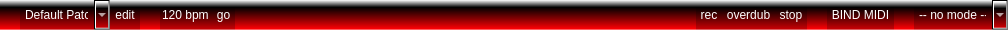
<?xml version="1.0" encoding="UTF-8"?>
<ui version="4.0">
 <class>LiveBar</class>
 <widget class="QWidget" name="LiveBar">
  <property name="geometry">
   <rect>
    <x>0</x>
    <y>0</y>
    <width>1008</width>
    <height>30</height>
   </rect>
  </property>
  <property name="minimumSize">
   <size>
    <width>0</width>
    <height>30</height>
   </size>
  </property>
  <property name="maximumSize">
   <size>
    <width>16777215</width>
    <height>30</height>
   </size>
  </property>
  <property name="windowTitle">
   <string>Form</string>
  </property>
  <layout class="QHBoxLayout" name="horizontalLayout_2">
   <property name="spacing">
    <number>0</number>
   </property>
   <property name="margin">
    <number>0</number>
   </property>
   <item>
    <widget class="QWidget" name="header" native="true">
     <property name="maximumSize">
      <size>
       <width>16777215</width>
       <height>30</height>
      </size>
     </property>
     <property name="styleSheet">
      <string notr="true">QWidget#header {
	background-color: qlineargradient(spread:pad, x1:0, y1:0, x2:0, y2:1, stop:0 rgba(255, 255, 255, 255), stop:0.243243 rgba(0, 0, 0, 255), stop:0.972973 rgba(255, 0, 4, 255), stop:1 rgba(255, 255, 255, 255));
    height: 30;
}</string>
     </property>
     <layout class="QHBoxLayout" name="horizontalLayout">
      <property name="spacing">
       <number>0</number>
      </property>
      <property name="margin">
       <number>0</number>
      </property>
      <item>
       <spacer name="horizontalSpacer_2">
        <property name="orientation">
         <enum>Qt::Horizontal</enum>
        </property>
        <property name="sizeType">
         <enum>QSizePolicy::Fixed</enum>
        </property>
        <property name="sizeHint" stdset="0">
         <size>
          <width>20</width>
          <height>20</height>
         </size>
        </property>
       </spacer>
      </item>
      <item>
       <widget class="live_widgets::ComboBox" name="comboBox_patch">
        <property name="minimumSize">
         <size>
          <width>0</width>
          <height>30</height>
         </size>
        </property>
        <property name="toolTip">
         <string>Different patches can have different inputs, tracks,
tools, keys, tempos and MIDI bindings.
Bind a MIDI key to this menu to
switch between patches on the fly.</string>
        </property>
        <property name="styleSheet">
         <string notr="true">QComboBox {
	background-color: qlineargradient(spread:pad, x1:0, y1:0, x2:0, y2:1, stop:0 rgba(255, 255, 255, 255), stop:0.243243 rgba(0, 0, 0, 255), stop:0.972973 rgba(200, 0, 4, 255), stop:1 rgba(255, 255, 255, 255));

	color: rgb(255, 255, 255);
    border-radius:0;
    border-style: groove;
    border-right-width:0;
    border-top-width:0;
    border-bottom-width:0;
    border-left-width:0;
	border-color: white;
    outline: none;
}

QComboBox:hover {
  
	background-color: qlineargradient(spread:pad, x1:0, y1:0, x2:0, y2:1, stop:0 rgba(255, 255, 255, 255), stop:0.243243 rgba(255, 255, 255, 255), stop:0.972973 rgba(255, 0, 4, 255), stop:1 rgba(255, 255, 255, 255));
    color: black;

}</string>
        </property>
        <property name="editable">
         <bool>false</bool>
        </property>
        <property name="insertPolicy">
         <enum>QComboBox::InsertAtCurrent</enum>
        </property>
        <item>
         <property name="text">
          <string>Default Patch</string>
         </property>
        </item>
        <item>
         <property name="text">
          <string>New Patch...</string>
         </property>
        </item>
       </widget>
      </item>
      <item>
       <widget class="live_widgets::ToolButton" name="toolButton_patchEdit">
        <property name="toolTip">
         <string>Rename the current patch.</string>
        </property>
        <property name="styleSheet">
         <string notr="true">QToolButton {
    height:30;
	background-color: qlineargradient(spread:pad, x1:0, y1:0, x2:0, y2:1, stop:0 rgba(255, 255, 255, 255), stop:0.243243 rgba(0, 0, 0, 255), stop:0.972973 rgba(200, 0, 4, 255), stop:1 rgba(255, 255, 255, 255));

	color: rgb(255, 255, 255);
    border-radius:0;
    border-style: groove;
    border-right-width:0;
    border-top-width:0;
    border-bottom-width:0;
    border-left-width:0;
	border-color: white;
    outline: none;
}

QToolButton:hover {
  
	background-color: qlineargradient(spread:pad, x1:0, y1:0, x2:0, y2:1, stop:0 rgba(255, 255, 255, 255), stop:0.243243 rgba(255, 255, 255, 255), stop:0.972973 rgba(255, 0, 4, 255), stop:1 rgba(255, 255, 255, 255));
    color: black;

}

QToolButton::checked {
	background-color: qlineargradient(spread:pad, x1:0, y1:0, x2:0, y2:1, stop:0 rgba(125, 125, 125, 125), stop:0.243243 rgba(0, 0, 0, 255), stop:0.972973 rgba(125, 0, 2, 255), stop:1 rgba(255, 255, 255, 255));

	color: rgb(255, 255, 255);
    border-radius:0;
    border-style: groove;
    border-right-width:0;
    border-top-width:0;
    border-bottom-width:0;
    border-left-width:0;
	border-color: white;
    outline: none;
}</string>
        </property>
        <property name="text">
         <string>edit</string>
        </property>
        <property name="icon">
         <iconset resource="../creator-live/Icons/Icons.qrc">
          <normaloff>:/icons/cl-add-setup.png</normaloff>:/icons/cl-add-setup.png</iconset>
        </property>
       </widget>
      </item>
      <item>
       <spacer name="horizontalSpacer_3">
        <property name="orientation">
         <enum>Qt::Horizontal</enum>
        </property>
        <property name="sizeType">
         <enum>QSizePolicy::Fixed</enum>
        </property>
        <property name="sizeHint" stdset="0">
         <size>
          <width>20</width>
          <height>20</height>
         </size>
        </property>
       </spacer>
      </item>
      <item>
       <widget class="live_widgets::MetroSpinbox" name="spinBox_bpm">
        <property name="minimumSize">
         <size>
          <width>0</width>
          <height>30</height>
         </size>
        </property>
        <property name="maximumSize">
         <size>
          <width>16777215</width>
          <height>30</height>
         </size>
        </property>
        <property name="toolTip">
         <string>Set the tempo, in beats per minute. Besides helping you to maintain a tempo,
the metronome allows you to start recording, playing or looping on the beat.</string>
        </property>
        <property name="styleSheet">
         <string notr="true">QSpinBox {
    height:30;
	background-color: qlineargradient(spread:pad, x1:0, y1:0, x2:0, y2:1, stop:0 rgba(255, 255, 255, 255), stop:0.243243 rgba(0, 0, 0, 255), stop:0.972973 rgba(200, 0, 4, 255), stop:1 rgba(255, 255, 255, 255));

	color: rgb(255, 255, 255);
    border-radius:0;
    border-style: groove;
    border-right-width:0;
    border-top-width:0;
    border-bottom-width:0;
    border-left-width:0;
	border-color: white;
    outline: none;
}

QSpinBox:hover {
  
	background-color: qlineargradient(spread:pad, x1:0, y1:0, x2:0, y2:1, stop:0 rgba(255, 255, 255, 255), stop:0.243243 rgba(255, 255, 255, 255), stop:0.972973 rgba(255, 0, 4, 255), stop:1 rgba(255, 255, 255, 255));
    color: black;

}</string>
        </property>
        <property name="buttonSymbols">
         <enum>QAbstractSpinBox::NoButtons</enum>
        </property>
        <property name="suffix">
         <string> bpm</string>
        </property>
        <property name="minimum">
         <number>20</number>
        </property>
        <property name="maximum">
         <number>400</number>
        </property>
        <property name="value">
         <number>120</number>
        </property>
       </widget>
      </item>
      <item>
       <widget class="live_widgets::ToolButton" name="toolButton_metro">
        <property name="toolTip">
         <string>Start the metronome. Besides helping you to maintain a tempo, the metronome
allows you to start recording, playing or looping on the beat.</string>
        </property>
        <property name="styleSheet">
         <string notr="true">QToolButton {
    height:30;
	background-color: qlineargradient(spread:pad, x1:0, y1:0, x2:0, y2:1, stop:0 rgba(255, 255, 255, 255), stop:0.243243 rgba(0, 0, 0, 255), stop:0.972973 rgba(200, 0, 4, 255), stop:1 rgba(255, 255, 255, 255));

	color: rgb(255, 255, 255);
    border-radius:0;
    border-style: groove;
    border-right-width:0;
    border-top-width:0;
    border-bottom-width:0;
    border-left-width:0;
	border-color: white;
    outline: none;
}

QToolButton:hover {
  
	background-color: qlineargradient(spread:pad, x1:0, y1:0, x2:0, y2:1, stop:0 rgba(255, 255, 255, 255), stop:0.243243 rgba(255, 255, 255, 255), stop:0.972973 rgba(255, 0, 4, 255), stop:1 rgba(255, 255, 255, 255));
    color: black;

}

QToolButton::checked {
	background-color: qlineargradient(spread:pad, x1:0, y1:0, x2:0, y2:1, stop:0 rgba(125, 125, 125, 125), stop:0.243243 rgba(0, 0, 0, 255), stop:0.972973 rgba(125, 0, 2, 255), stop:1 rgba(255, 255, 255, 255));

	color: rgb(255, 255, 255);
    border-radius:0;
    border-style: groove;
    border-right-width:0;
    border-top-width:0;
    border-bottom-width:0;
    border-left-width:0;
	border-color: white;
    outline: none;
}</string>
        </property>
        <property name="text">
         <string>go</string>
        </property>
        <property name="icon">
         <iconset resource="../creator-live/Icons/Icons.qrc">
          <normaloff>:/icons/1301786966_metronome-music.png</normaloff>:/icons/1301786966_metronome-music.png</iconset>
        </property>
        <property name="checkable">
         <bool>true</bool>
        </property>
       </widget>
      </item>
      <item>
       <spacer name="horizontalSpacer">
        <property name="orientation">
         <enum>Qt::Horizontal</enum>
        </property>
        <property name="sizeHint" stdset="0">
         <size>
          <width>40</width>
          <height>20</height>
         </size>
        </property>
       </spacer>
      </item>
      <item>
       <widget class="QToolButton" name="toolButton">
        <property name="styleSheet">
         <string notr="true">QToolButton {
    height:30;
	background-color: qlineargradient(spread:pad, x1:0, y1:0, x2:0, y2:1, stop:0 rgba(255, 255, 255, 255), stop:0.243243 rgba(0, 0, 0, 255), stop:0.972973 rgba(200, 0, 4, 255), stop:1 rgba(255, 255, 255, 255));

	color: rgb(255, 255, 255);
    border-radius:0;
    border-style: groove;
    border-right-width:0;
    border-top-width:0;
    border-bottom-width:0;
    border-left-width:0;
	border-color: white;
    outline: none;
}

QToolButton:hover {
  
	background-color: qlineargradient(spread:pad, x1:0, y1:0, x2:0, y2:1, stop:0 rgba(255, 255, 255, 255), stop:0.243243 rgba(255, 255, 255, 255), stop:0.972973 rgba(255, 0, 4, 255), stop:1 rgba(255, 255, 255, 255));
    color: black;

}

QToolButton::checked {
	background-color: qlineargradient(spread:pad, x1:0, y1:0, x2:0, y2:1, stop:0 rgba(125, 125, 125, 125), stop:0.243243 rgba(0, 0, 0, 255), stop:0.972973 rgba(125, 0, 2, 255), stop:1 rgba(255, 255, 255, 255));

	color: rgb(255, 255, 255);
    border-radius:0;
    border-style: groove;
    border-right-width:0;
    border-top-width:0;
    border-bottom-width:0;
    border-left-width:0;
	border-color: white;
    outline: none;
}</string>
        </property>
        <property name="text">
         <string>rec</string>
        </property>
       </widget>
      </item>
      <item>
       <widget class="QToolButton" name="toolButton_2">
        <property name="styleSheet">
         <string notr="true">QToolButton {
    height:30;
	background-color: qlineargradient(spread:pad, x1:0, y1:0, x2:0, y2:1, stop:0 rgba(255, 255, 255, 255), stop:0.243243 rgba(0, 0, 0, 255), stop:0.972973 rgba(200, 0, 4, 255), stop:1 rgba(255, 255, 255, 255));

	color: rgb(255, 255, 255);
    border-radius:0;
    border-style: groove;
    border-right-width:0;
    border-top-width:0;
    border-bottom-width:0;
    border-left-width:0;
	border-color: white;
    outline: none;
}

QToolButton:hover {
  
	background-color: qlineargradient(spread:pad, x1:0, y1:0, x2:0, y2:1, stop:0 rgba(255, 255, 255, 255), stop:0.243243 rgba(255, 255, 255, 255), stop:0.972973 rgba(255, 0, 4, 255), stop:1 rgba(255, 255, 255, 255));
    color: black;

}

QToolButton::checked {
	background-color: qlineargradient(spread:pad, x1:0, y1:0, x2:0, y2:1, stop:0 rgba(125, 125, 125, 125), stop:0.243243 rgba(0, 0, 0, 255), stop:0.972973 rgba(125, 0, 2, 255), stop:1 rgba(255, 255, 255, 255));

	color: rgb(255, 255, 255);
    border-radius:0;
    border-style: groove;
    border-right-width:0;
    border-top-width:0;
    border-bottom-width:0;
    border-left-width:0;
	border-color: white;
    outline: none;
}</string>
        </property>
        <property name="text">
         <string>overdub</string>
        </property>
       </widget>
      </item>
      <item>
       <widget class="QToolButton" name="toolButton_3">
        <property name="styleSheet">
         <string notr="true">QToolButton {
    height:30;
	background-color: qlineargradient(spread:pad, x1:0, y1:0, x2:0, y2:1, stop:0 rgba(255, 255, 255, 255), stop:0.243243 rgba(0, 0, 0, 255), stop:0.972973 rgba(200, 0, 4, 255), stop:1 rgba(255, 255, 255, 255));

	color: rgb(255, 255, 255);
    border-radius:0;
    border-style: groove;
    border-right-width:0;
    border-top-width:0;
    border-bottom-width:0;
    border-left-width:0;
	border-color: white;
    outline: none;
}

QToolButton:hover {
  
	background-color: qlineargradient(spread:pad, x1:0, y1:0, x2:0, y2:1, stop:0 rgba(255, 255, 255, 255), stop:0.243243 rgba(255, 255, 255, 255), stop:0.972973 rgba(255, 0, 4, 255), stop:1 rgba(255, 255, 255, 255));
    color: black;

}

QToolButton::checked {
	background-color: qlineargradient(spread:pad, x1:0, y1:0, x2:0, y2:1, stop:0 rgba(125, 125, 125, 125), stop:0.243243 rgba(0, 0, 0, 255), stop:0.972973 rgba(125, 0, 2, 255), stop:1 rgba(255, 255, 255, 255));

	color: rgb(255, 255, 255);
    border-radius:0;
    border-style: groove;
    border-right-width:0;
    border-top-width:0;
    border-bottom-width:0;
    border-left-width:0;
	border-color: white;
    outline: none;
}</string>
        </property>
        <property name="text">
         <string>stop</string>
        </property>
       </widget>
      </item>
      <item>
       <spacer name="horizontalSpacer_5">
        <property name="orientation">
         <enum>Qt::Horizontal</enum>
        </property>
        <property name="sizeType">
         <enum>QSizePolicy::Fixed</enum>
        </property>
        <property name="sizeHint" stdset="0">
         <size>
          <width>20</width>
          <height>20</height>
         </size>
        </property>
       </spacer>
      </item>
      <item>
       <widget class="QToolButton" name="toolButton_bindMidi">
        <property name="toolTip">
         <string>To bind a MIDI key or controller to a control in Creator Live, click this button,
then click on a control in this program. Finally, press the key or controller
which you want to control the control.</string>
        </property>
        <property name="styleSheet">
         <string notr="true">QToolButton {
    height:30;
	background-color: qlineargradient(spread:pad, x1:0, y1:0, x2:0, y2:1, stop:0 rgba(255, 255, 255, 255), stop:0.243243 rgba(0, 0, 0, 255), stop:0.972973 rgba(200, 0, 4, 255), stop:1 rgba(255, 255, 255, 255));

	color: rgb(255, 255, 255);
    border-radius:0;
    border-style: groove;
    border-right-width:0;
    border-top-width:0;
    border-bottom-width:0;
    border-left-width:0;
	border-color: white;
    outline: none;
}

QToolButton:hover {
  
	background-color: qlineargradient(spread:pad, x1:0, y1:0, x2:0, y2:1, stop:0 rgba(255, 255, 255, 255), stop:0.243243 rgba(255, 255, 255, 255), stop:0.972973 rgba(255, 0, 4, 255), stop:1 rgba(255, 255, 255, 255));
    color: black;

}

QToolButton::checked {
	background-color: qlineargradient(spread:pad, x1:0, y1:0, x2:0, y2:1, stop:0 rgba(125, 125, 125, 125), stop:0.243243 rgba(0, 0, 0, 255), stop:0.972973 rgba(125, 0, 2, 255), stop:1 rgba(255, 255, 255, 255));

	color: rgb(255, 255, 255);
    border-radius:0;
    border-style: groove;
    border-right-width:0;
    border-top-width:0;
    border-bottom-width:0;
    border-left-width:0;
	border-color: white;
    outline: none;
}</string>
        </property>
        <property name="text">
         <string>BIND MIDI</string>
        </property>
        <property name="checkable">
         <bool>true</bool>
        </property>
       </widget>
      </item>
      <item>
       <spacer name="horizontalSpacer_4">
        <property name="orientation">
         <enum>Qt::Horizontal</enum>
        </property>
        <property name="sizeType">
         <enum>QSizePolicy::Fixed</enum>
        </property>
        <property name="sizeHint" stdset="0">
         <size>
          <width>20</width>
          <height>20</height>
         </size>
        </property>
       </spacer>
      </item>
      <item>
       <widget class="live_widgets::ComboBox" name="comboBox_mode">
        <property name="toolTip">
         <string>Use insert mode to create a patch, and live mode to perform!</string>
        </property>
        <property name="styleSheet">
         <string notr="true">QComboBox {
    height:30;
	background-color: qlineargradient(spread:pad, x1:0, y1:0, x2:0, y2:1, stop:0 rgba(255, 255, 255, 255), stop:0.243243 rgba(0, 0, 0, 255), stop:0.972973 rgba(200, 0, 4, 255), stop:1 rgba(255, 255, 255, 255));

	color: rgb(255, 255, 255);
    border-radius:0;
    border-style: groove;
    border-right-width:0;
    border-top-width:0;
    border-bottom-width:0;
    border-left-width:0;
	border-color: white;
    outline: none;
}

QComboBox:hover {
  
	background-color: qlineargradient(spread:pad, x1:0, y1:0, x2:0, y2:1, stop:0 rgba(255, 255, 255, 255), stop:0.243243 rgba(255, 255, 255, 255), stop:0.972973 rgba(255, 0, 4, 255), stop:1 rgba(255, 255, 255, 255));
    color: black;

}</string>
        </property>
        <item>
         <property name="text">
          <string>-- no mode --</string>
         </property>
        </item>
        <item>
         <property name="text">
          <string>DJ Mode</string>
         </property>
        </item>
        <item>
         <property name="text">
          <string>Track Mode</string>
         </property>
        </item>
        <item>
         <property name="text">
          <string>Sample Mode</string>
         </property>
        </item>
       </widget>
      </item>
     </layout>
    </widget>
   </item>
  </layout>
 </widget>
 <customwidgets>
  <customwidget>
   <class>live_widgets::ToolButton</class>
   <extends>QToolButton</extends>
   <header>live_widgets/toolbutton.h</header>
  </customwidget>
  <customwidget>
   <class>live_widgets::MetroSpinbox</class>
   <extends>QSpinBox</extends>
   <header>live_widgets/metrospinbox.h</header>
  </customwidget>
  <customwidget>
   <class>live_widgets::ComboBox</class>
   <extends>QComboBox</extends>
   <header>live_widgets/combobox.h</header>
  </customwidget>
 </customwidgets>
 <resources>
  <include location="../creator-live/Icons/Icons.qrc"/>
 </resources>
 <connections/>
</ui>
